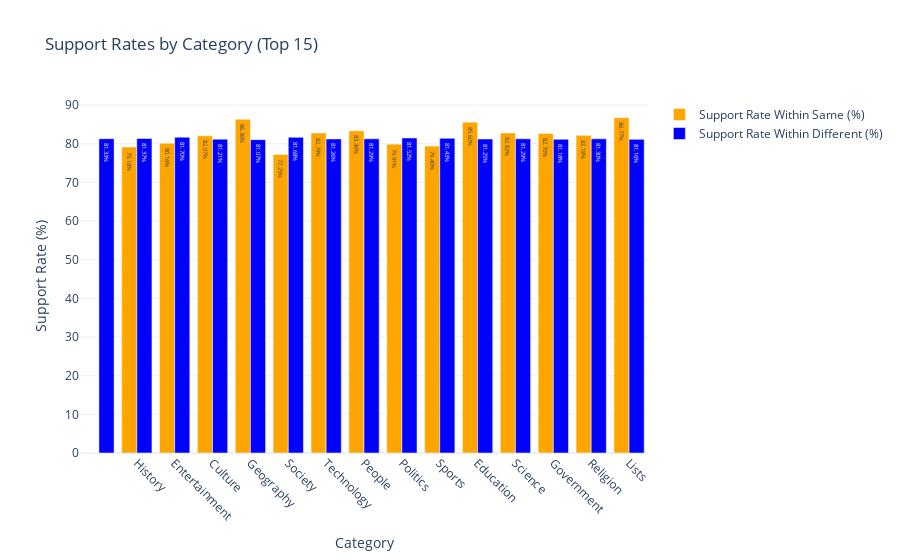

The cell this chart's notebook holds for it:
### Markdown cell above
# Tolerance across same/different categories

### Code cell
support_rates_df = plot_support_rates(df_vote, top_15_categories, title="Support Rates by Category (Top 15)",top_n=15)

### Figure 1 — Plotly figure (JSON) as saved in the notebook; plotly's stock layout.template omitted (floating-point values rounded to 4 significant figures)
{"data": [{"marker": {"color": "orange"}, "name": "Support Rate Within Same (%)", "text": ["0.00%", "79.18%", "80.16%", "82.07%", "86.36%", "77.25%", "82.79%", "83.36%", "79.91%", "79.40%", "85.60%", "82.82%", "82.70%", "82.18%", "86.77%"], "textposition": "auto", "type": "bar", "x": ["", "History", "Entertainment", "Culture", "Geography", "Society", "Technology", "People", "Politics", "Sports", "Education", "Science", "Government", "Religion", "Lists"], "y": [0, 79.18, 80.16, 82.07, 86.36, 77.25, 82.79, 83.36, 79.91, 79.4, 85.6, 82.82, 82.7, 82.18, 86.77]}, {"marker": {"color": "blue"}, "name": "Support Rate Within Different (%)", "text": ["81.33%", "81.37%", "81.70%", "81.21%", "81.07%", "81.68%", "81.26%", "81.29%", "81.52%", "81.43%", "81.25%", "81.29%", "81.18%", "81.30%", "81.16%"], "textposition": "auto", "type": "bar", "x": ["", "History", "Entertainment", "Culture", "Geography", "Society", "Technology", "People", "Politics", "Sports", "Education", "Science", "Government", "Religion", "Lists"], "y": [81.33, 81.37, 81.7, 81.21, 81.07, 81.68, 81.26, 81.29, 81.52, 81.43, 81.25, 81.29, 81.18, 81.3, 81.16]}], "layout": {"barmode": "group", "title": {"text": "Support Rates by Category (Top 15)"}, "xaxis": {"tickangle": 45, "title": {"text": "Category"}}, "yaxis": {"title": {"text": "Support Rate (%)"}}}}
